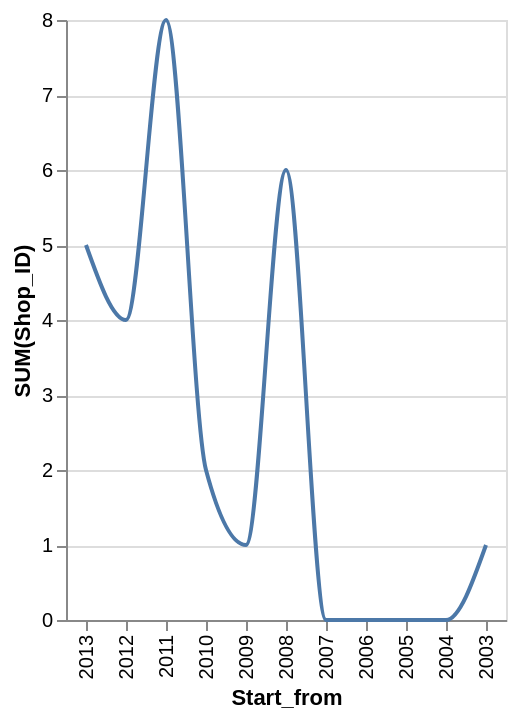

Express this chart as Vega-Lite.
### Vega-Lite specification from a JSON file in a GitHub repository (floating-point values rounded to 4 significant figures)
{"data": {"values": [{"x_data": "2013", "y_data": 5}, {"x_data": "2012", "y_data": 4}, {"x_data": "2011", "y_data": 8}, {"x_data": "2010", "y_data": 2}, {"x_data": "2009", "y_data": 1}, {"x_data": "2008", "y_data": 6}, {"x_data": "2007", "y_data": 0}, {"x_data": "2006", "y_data": 0}, {"x_data": "2005", "y_data": 0}, {"x_data": "2004", "y_data": 0}, {"x_data": "2003", "y_data": 1}]}, "mark": {"type": "line", "interpolate": "monotone"}, "encoding": {"x": {"field": "x_data", "type": "nominal", "title": "Start_from", "sort": "descending"}, "y": {"field": "y_data", "type": "quantitative", "title": "SUM(Shop_ID)"}}}
